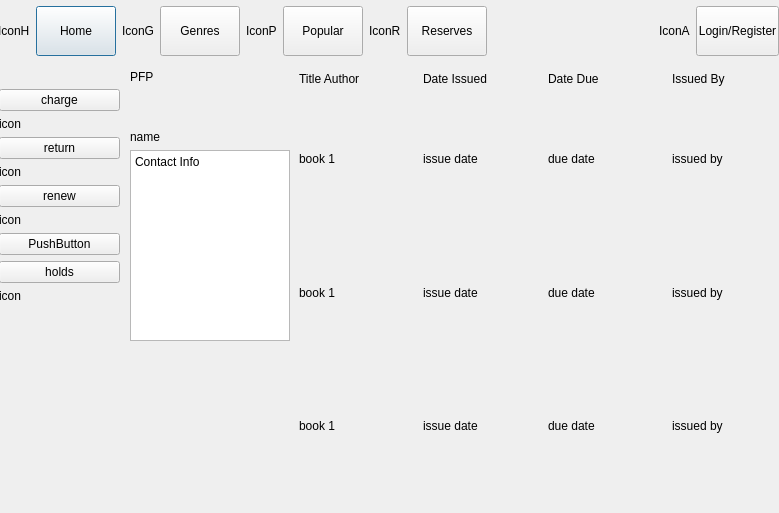
<?xml version="1.0" encoding="UTF-8"?>
<ui version="4.0">
 <class>RenewBooks</class>
 <widget class="QDialog" name="RenewBooks">
  <property name="geometry">
   <rect>
    <x>0</x>
    <y>0</y>
    <width>779</width>
    <height>513</height>
   </rect>
  </property>
  <property name="windowTitle">
   <string>Dialog</string>
  </property>
  <widget class="QWidget" name="layoutWidget_2">
   <property name="geometry">
    <rect>
     <x>-2</x>
     <y>1</y>
     <width>781</width>
     <height>61</height>
    </rect>
   </property>
   <layout class="QHBoxLayout" name="NavBar">
    <item>
     <spacer name="horizontalSpacer_5">
      <property name="maximumSize">
       <size>
        <width>16777215</width>
        <height>50</height>
       </size>
      </property>
      <property name="orientation">
       <enum>Qt::Horizontal</enum>
      </property>
      <property name="sizeType">
       <enum>QSizePolicy::Maximum</enum>
      </property>
      <property name="sizeHint" stdset="0">
       <size>
        <width>20</width>
        <height>20</height>
       </size>
      </property>
     </spacer>
    </item>
    <item>
     <widget class="QLabel" name="IconH">
      <property name="maximumSize">
       <size>
        <width>16777215</width>
        <height>50</height>
       </size>
      </property>
      <property name="text">
       <string>IconH</string>
      </property>
     </widget>
    </item>
    <item>
     <widget class="QPushButton" name="homeButton_2">
      <property name="maximumSize">
       <size>
        <width>16777215</width>
        <height>50</height>
       </size>
      </property>
      <property name="text">
       <string>Home</string>
      </property>
     </widget>
    </item>
    <item>
     <widget class="QLabel" name="IconG">
      <property name="maximumSize">
       <size>
        <width>16777215</width>
        <height>50</height>
       </size>
      </property>
      <property name="text">
       <string>IconG</string>
      </property>
     </widget>
    </item>
    <item>
     <widget class="QPushButton" name="genres">
      <property name="maximumSize">
       <size>
        <width>16777215</width>
        <height>50</height>
       </size>
      </property>
      <property name="text">
       <string>Genres</string>
      </property>
     </widget>
    </item>
    <item>
     <widget class="QLabel" name="IconP">
      <property name="maximumSize">
       <size>
        <width>16777215</width>
        <height>50</height>
       </size>
      </property>
      <property name="text">
       <string>IconP</string>
      </property>
     </widget>
    </item>
    <item>
     <widget class="QPushButton" name="popularButton">
      <property name="maximumSize">
       <size>
        <width>16777215</width>
        <height>50</height>
       </size>
      </property>
      <property name="text">
       <string>Popular</string>
      </property>
     </widget>
    </item>
    <item>
     <widget class="QLabel" name="IconR">
      <property name="maximumSize">
       <size>
        <width>16777215</width>
        <height>50</height>
       </size>
      </property>
      <property name="text">
       <string>IconR</string>
      </property>
     </widget>
    </item>
    <item>
     <widget class="QPushButton" name="reservesButton">
      <property name="maximumSize">
       <size>
        <width>16777215</width>
        <height>50</height>
       </size>
      </property>
      <property name="text">
       <string>Reserves</string>
      </property>
     </widget>
    </item>
    <item>
     <spacer name="verticalSpacer_2">
      <property name="maximumSize">
       <size>
        <width>16777215</width>
        <height>50</height>
       </size>
      </property>
      <property name="orientation">
       <enum>Qt::Vertical</enum>
      </property>
      <property name="sizeType">
       <enum>QSizePolicy::Maximum</enum>
      </property>
      <property name="sizeHint" stdset="0">
       <size>
        <width>20</width>
        <height>50</height>
       </size>
      </property>
     </spacer>
    </item>
    <item>
     <spacer name="horizontalSpacer_3">
      <property name="maximumSize">
       <size>
        <width>16777215</width>
        <height>50</height>
       </size>
      </property>
      <property name="orientation">
       <enum>Qt::Horizontal</enum>
      </property>
      <property name="sizeType">
       <enum>QSizePolicy::MinimumExpanding</enum>
      </property>
      <property name="sizeHint" stdset="0">
       <size>
        <width>80</width>
        <height>20</height>
       </size>
      </property>
     </spacer>
    </item>
    <item>
     <widget class="QLabel" name="labelA">
      <property name="maximumSize">
       <size>
        <width>16777215</width>
        <height>50</height>
       </size>
      </property>
      <property name="text">
       <string>IconA</string>
      </property>
     </widget>
    </item>
    <item>
     <widget class="QPushButton" name="loginReg">
      <property name="maximumSize">
       <size>
        <width>16777215</width>
        <height>50</height>
       </size>
      </property>
      <property name="text">
       <string>Login/Register</string>
      </property>
     </widget>
    </item>
    <item>
     <spacer name="horizontalSpacer_4">
      <property name="maximumSize">
       <size>
        <width>16777215</width>
        <height>50</height>
       </size>
      </property>
      <property name="orientation">
       <enum>Qt::Horizontal</enum>
      </property>
      <property name="sizeType">
       <enum>QSizePolicy::Maximum</enum>
      </property>
      <property name="sizeHint" stdset="0">
       <size>
        <width>20</width>
        <height>20</height>
       </size>
      </property>
     </spacer>
    </item>
   </layout>
  </widget>
  <widget class="QWidget" name="verticalLayoutWidget">
   <property name="geometry">
    <rect>
     <x>-1</x>
     <y>59</y>
     <width>121</width>
     <height>281</height>
    </rect>
   </property>
   <layout class="QVBoxLayout" name="verticalLayout">
    <item>
     <spacer name="verticalSpacer">
      <property name="orientation">
       <enum>Qt::Vertical</enum>
      </property>
      <property name="sizeType">
       <enum>QSizePolicy::Minimum</enum>
      </property>
      <property name="sizeHint" stdset="0">
       <size>
        <width>20</width>
        <height>30</height>
       </size>
      </property>
     </spacer>
    </item>
    <item>
     <widget class="QPushButton" name="pushButton">
      <property name="text">
       <string>charge</string>
      </property>
     </widget>
    </item>
    <item>
     <widget class="QLabel" name="label">
      <property name="text">
       <string>icon</string>
      </property>
     </widget>
    </item>
    <item>
     <widget class="QPushButton" name="pushButton_2">
      <property name="text">
       <string>return</string>
      </property>
     </widget>
    </item>
    <item>
     <widget class="QLabel" name="label_2">
      <property name="text">
       <string>icon</string>
      </property>
     </widget>
    </item>
    <item>
     <widget class="QPushButton" name="pushButton_3">
      <property name="text">
       <string>renew</string>
      </property>
     </widget>
    </item>
    <item>
     <widget class="QLabel" name="label_3">
      <property name="text">
       <string>icon</string>
      </property>
     </widget>
    </item>
    <item>
     <widget class="QPushButton" name="pushButton_5">
      <property name="text">
       <string>PushButton</string>
      </property>
     </widget>
    </item>
    <item>
     <widget class="QPushButton" name="pushButton_4">
      <property name="text">
       <string>holds</string>
      </property>
     </widget>
    </item>
    <item>
     <widget class="QLabel" name="label_4">
      <property name="text">
       <string>icon</string>
      </property>
     </widget>
    </item>
    <item>
     <spacer name="verticalSpacer_3">
      <property name="orientation">
       <enum>Qt::Vertical</enum>
      </property>
      <property name="sizeHint" stdset="0">
       <size>
        <width>20</width>
        <height>40</height>
       </size>
      </property>
     </spacer>
    </item>
   </layout>
  </widget>
  <widget class="QWidget" name="gridLayoutWidget">
   <property name="geometry">
    <rect>
     <x>299</x>
     <y>69</y>
     <width>471</width>
     <height>421</height>
    </rect>
   </property>
   <layout class="QGridLayout" name="gridLayout">
    <item row="0" column="6">
     <spacer name="verticalSpacer_7">
      <property name="orientation">
       <enum>Qt::Vertical</enum>
      </property>
      <property name="sizeType">
       <enum>QSizePolicy::Minimum</enum>
      </property>
      <property name="sizeHint" stdset="0">
       <size>
        <width>20</width>
        <height>20</height>
       </size>
      </property>
     </spacer>
    </item>
    <item row="2" column="3">
     <spacer name="verticalSpacer_5">
      <property name="orientation">
       <enum>Qt::Vertical</enum>
      </property>
      <property name="sizeHint" stdset="0">
       <size>
        <width>20</width>
        <height>40</height>
       </size>
      </property>
     </spacer>
    </item>
    <item row="0" column="3">
     <spacer name="verticalSpacer_6">
      <property name="orientation">
       <enum>Qt::Vertical</enum>
      </property>
      <property name="sizeType">
       <enum>QSizePolicy::Minimum</enum>
      </property>
      <property name="sizeHint" stdset="0">
       <size>
        <width>20</width>
        <height>20</height>
       </size>
      </property>
     </spacer>
    </item>
    <item row="4" column="8">
     <widget class="QLabel" name="label_20">
      <property name="text">
       <string>due date</string>
      </property>
     </widget>
    </item>
    <item row="3" column="11">
     <widget class="QLabel" name="label_16">
      <property name="text">
       <string>issued by</string>
      </property>
     </widget>
    </item>
    <item row="3" column="9">
     <spacer name="verticalSpacer_12">
      <property name="orientation">
       <enum>Qt::Vertical</enum>
      </property>
      <property name="sizeHint" stdset="0">
       <size>
        <width>20</width>
        <height>40</height>
       </size>
      </property>
     </spacer>
    </item>
    <item row="2" column="8">
     <widget class="QLabel" name="label_13">
      <property name="text">
       <string>due date</string>
      </property>
     </widget>
    </item>
    <item row="0" column="4">
     <widget class="QLabel" name="label_8">
      <property name="text">
       <string>Date Issued</string>
      </property>
     </widget>
    </item>
    <item row="4" column="3">
     <spacer name="verticalSpacer_14">
      <property name="orientation">
       <enum>Qt::Vertical</enum>
      </property>
      <property name="sizeHint" stdset="0">
       <size>
        <width>20</width>
        <height>40</height>
       </size>
      </property>
     </spacer>
    </item>
    <item row="2" column="9">
     <spacer name="verticalSpacer_13">
      <property name="orientation">
       <enum>Qt::Vertical</enum>
      </property>
      <property name="sizeHint" stdset="0">
       <size>
        <width>20</width>
        <height>40</height>
       </size>
      </property>
     </spacer>
    </item>
    <item row="4" column="6">
     <spacer name="verticalSpacer_15">
      <property name="orientation">
       <enum>Qt::Vertical</enum>
      </property>
      <property name="sizeHint" stdset="0">
       <size>
        <width>20</width>
        <height>40</height>
       </size>
      </property>
     </spacer>
    </item>
    <item row="0" column="1">
     <widget class="QLabel" name="label_7">
      <property name="text">
       <string>Title Author</string>
      </property>
     </widget>
    </item>
    <item row="0" column="9">
     <spacer name="verticalSpacer_8">
      <property name="orientation">
       <enum>Qt::Vertical</enum>
      </property>
      <property name="sizeType">
       <enum>QSizePolicy::Minimum</enum>
      </property>
      <property name="sizeHint" stdset="0">
       <size>
        <width>20</width>
        <height>20</height>
       </size>
      </property>
     </spacer>
    </item>
    <item row="3" column="3">
     <spacer name="verticalSpacer_9">
      <property name="orientation">
       <enum>Qt::Vertical</enum>
      </property>
      <property name="sizeHint" stdset="0">
       <size>
        <width>20</width>
        <height>40</height>
       </size>
      </property>
     </spacer>
    </item>
    <item row="3" column="6">
     <spacer name="verticalSpacer_10">
      <property name="orientation">
       <enum>Qt::Vertical</enum>
      </property>
      <property name="sizeHint" stdset="0">
       <size>
        <width>20</width>
        <height>40</height>
       </size>
      </property>
     </spacer>
    </item>
    <item row="4" column="9">
     <spacer name="verticalSpacer_16">
      <property name="orientation">
       <enum>Qt::Vertical</enum>
      </property>
      <property name="sizeHint" stdset="0">
       <size>
        <width>20</width>
        <height>40</height>
       </size>
      </property>
     </spacer>
    </item>
    <item row="0" column="11">
     <widget class="QLabel" name="label_10">
      <property name="text">
       <string>Issued By</string>
      </property>
     </widget>
    </item>
    <item row="3" column="1">
     <widget class="QLabel" name="label_17">
      <property name="text">
       <string>book 1</string>
      </property>
     </widget>
    </item>
    <item row="2" column="4">
     <widget class="QLabel" name="label_12">
      <property name="text">
       <string>issue date</string>
      </property>
     </widget>
    </item>
    <item row="2" column="11">
     <widget class="QLabel" name="label_14">
      <property name="text">
       <string>issued by</string>
      </property>
     </widget>
    </item>
    <item row="3" column="8">
     <widget class="QLabel" name="label_18">
      <property name="text">
       <string>due date</string>
      </property>
     </widget>
    </item>
    <item row="0" column="8">
     <widget class="QLabel" name="label_9">
      <property name="text">
       <string>Date Due</string>
      </property>
     </widget>
    </item>
    <item row="4" column="4">
     <widget class="QLabel" name="label_19">
      <property name="text">
       <string>issue date</string>
      </property>
     </widget>
    </item>
    <item row="3" column="4">
     <widget class="QLabel" name="label_15">
      <property name="text">
       <string>issue date</string>
      </property>
     </widget>
    </item>
    <item row="2" column="6">
     <spacer name="verticalSpacer_11">
      <property name="orientation">
       <enum>Qt::Vertical</enum>
      </property>
      <property name="sizeHint" stdset="0">
       <size>
        <width>20</width>
        <height>40</height>
       </size>
      </property>
     </spacer>
    </item>
    <item row="2" column="1">
     <widget class="QLabel" name="label_11">
      <property name="text">
       <string>book 1</string>
      </property>
     </widget>
    </item>
    <item row="4" column="1">
     <widget class="QLabel" name="label_22">
      <property name="text">
       <string>book 1</string>
      </property>
     </widget>
    </item>
    <item row="4" column="11">
     <widget class="QLabel" name="label_21">
      <property name="text">
       <string>issued by</string>
      </property>
     </widget>
    </item>
   </layout>
  </widget>
  <widget class="QWidget" name="verticalLayoutWidget_2">
   <property name="geometry">
    <rect>
     <x>130</x>
     <y>70</y>
     <width>160</width>
     <height>271</height>
    </rect>
   </property>
   <layout class="QVBoxLayout" name="verticalLayout_2">
    <item>
     <widget class="QLabel" name="label_5">
      <property name="text">
       <string>PFP</string>
      </property>
     </widget>
    </item>
    <item>
     <spacer name="verticalSpacer_4">
      <property name="orientation">
       <enum>Qt::Vertical</enum>
      </property>
      <property name="sizeType">
       <enum>QSizePolicy::Minimum</enum>
      </property>
      <property name="sizeHint" stdset="0">
       <size>
        <width>20</width>
        <height>40</height>
       </size>
      </property>
     </spacer>
    </item>
    <item>
     <widget class="QLabel" name="label_6">
      <property name="text">
       <string>name</string>
      </property>
     </widget>
    </item>
    <item>
     <widget class="QTextEdit" name="textEdit">
      <property name="html">
       <string>&lt;!DOCTYPE HTML PUBLIC &quot;-//W3C//DTD HTML 4.0//EN&quot; &quot;http://www.w3.org/TR/REC-html40/strict.dtd&quot;&gt;
&lt;html&gt;&lt;head&gt;&lt;meta name=&quot;qrichtext&quot; content=&quot;1&quot; /&gt;&lt;meta charset=&quot;utf-8&quot; /&gt;&lt;style type=&quot;text/css&quot;&gt;
p, li { white-space: pre-wrap; }
hr { height: 1px; border-width: 0; }
&lt;/style&gt;&lt;/head&gt;&lt;body style=&quot; font-family:'Segoe UI'; font-size:9pt; font-weight:400; font-style:normal;&quot;&gt;
&lt;p style=&quot; margin-top:0px; margin-bottom:0px; margin-left:0px; margin-right:0px; -qt-block-indent:0; text-indent:0px;&quot;&gt;Contact Info&lt;/p&gt;&lt;/body&gt;&lt;/html&gt;</string>
      </property>
     </widget>
    </item>
   </layout>
  </widget>
 </widget>
 <resources/>
 <connections/>
</ui>
